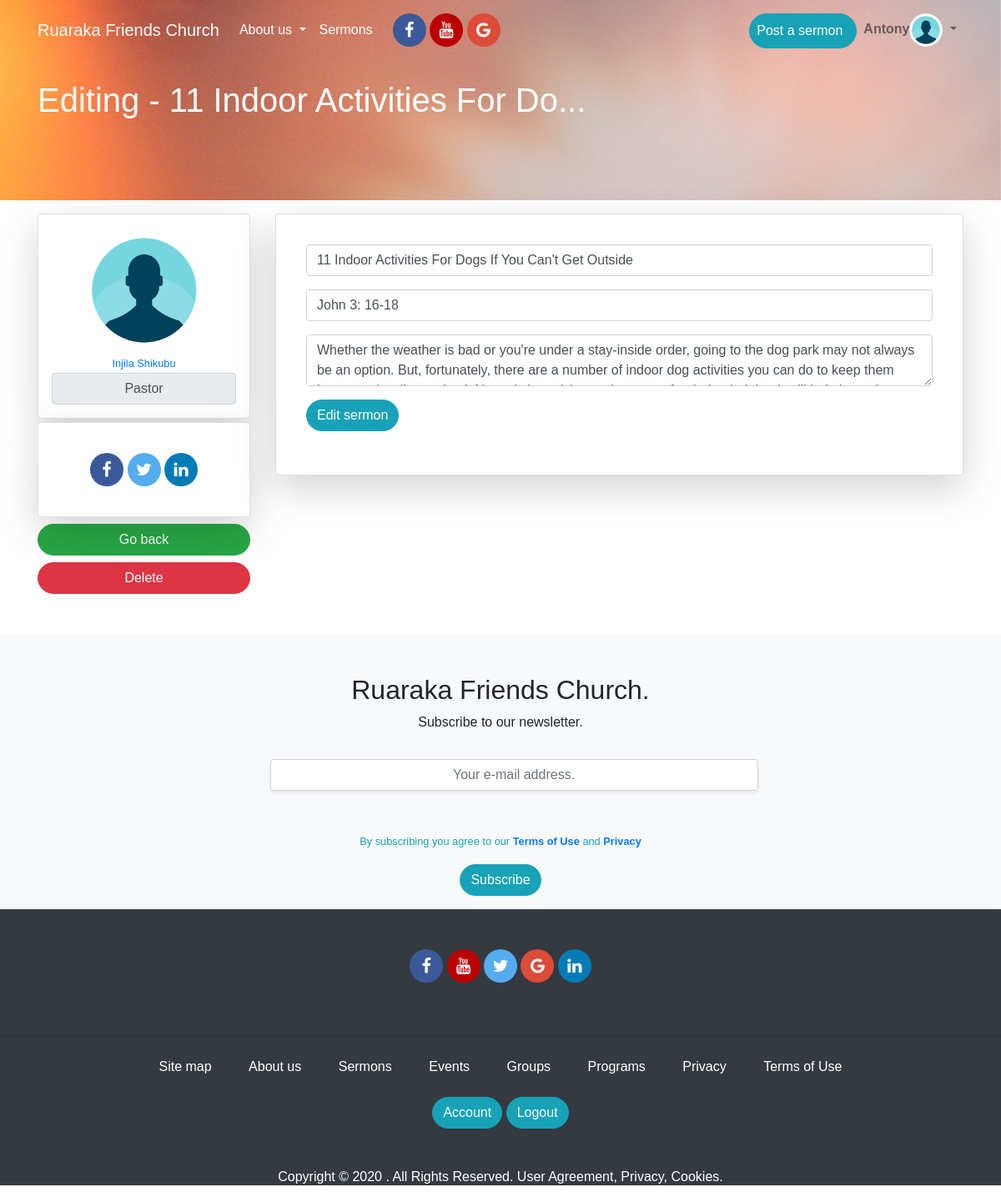
The app's page /sermon/edit/7 (signed in), older data.
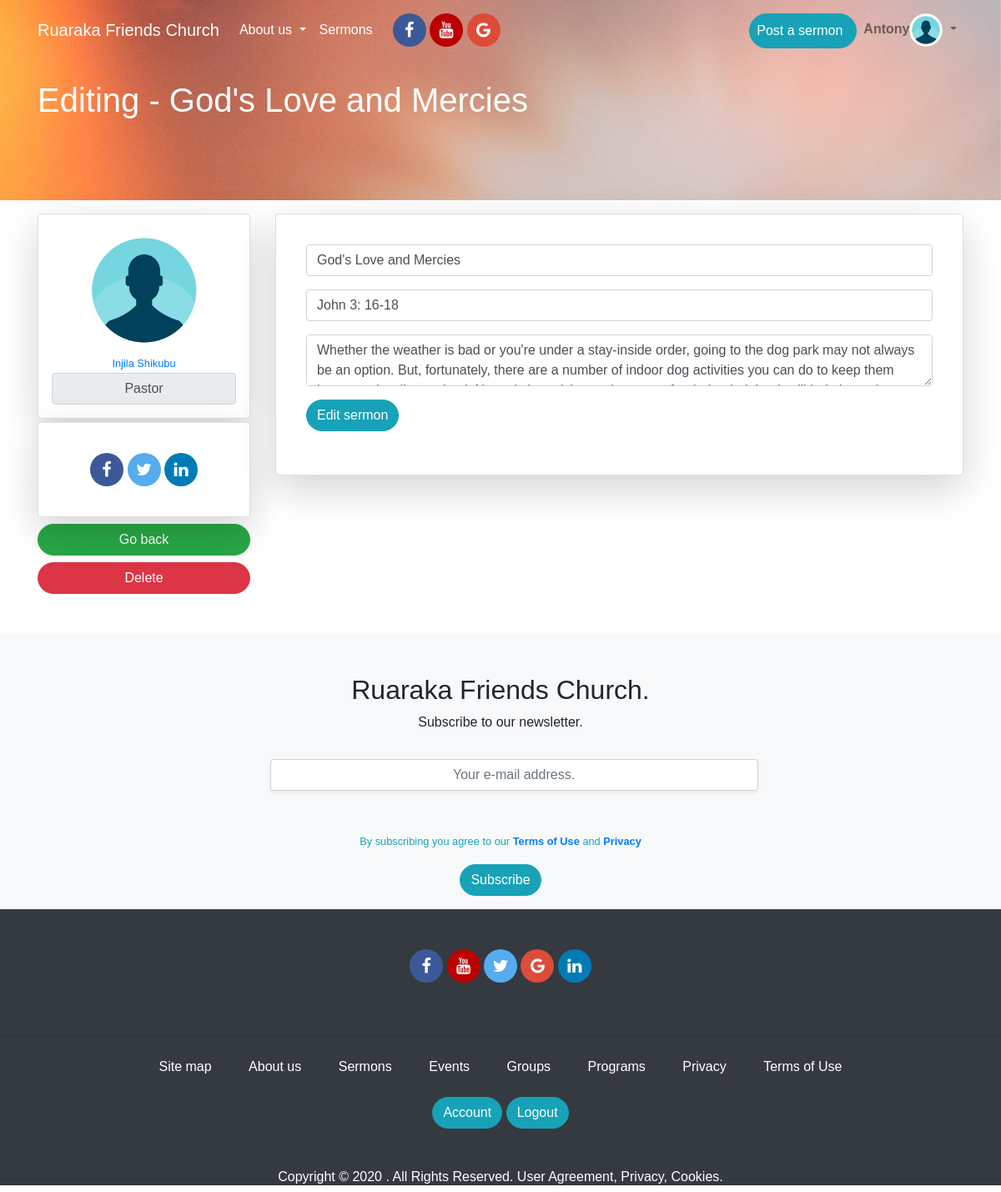
The same page, newer data.
### app/models.py (models this page shows, shortened)
class Sermon(db.Model):
	id = db.Column(db.Integer, primary_key=True)
	title = db.Column(db.String(124), index=True)
	text = db.Column(db.String(124), index=True)
	body = db.Column(db.String(500), index=True)
	created_at = db.Column(db.DateTime, index=True, default = datetime.utcnow)
	user_id = db.Column(db.Integer, db.ForeignKey('user.id'))

### app/routes.py (the view)
@app.route('/sermon/edit/<sermon_id>', methods=['GET', 'POST'])
@login_required
def sermon_edit(sermon_id):
	sermon = Sermon.query.get(sermon_id)
	if sermon.author.username != current_user.username:
		return redirect('index')
	form = SermonEditForm()
	if form.validate_on_submit():
		sermon.title = form.title.data
		sermon.text = form.text.data
		sermon.body = form.body.data
		db.session.commit()
		return redirect(url_for('sermon_edit',sermon_id=sermon.id ))
	elif request.method == 'GET':
		form.title.data = sermon.title
		form.text.data = sermon.text
		form.body.data = sermon.body
	title = "Edit ".format(sermon.title)
	sermons= Sermon.query.filter_by(author=sermon.author).all()
	return render_template('sermon_edit.html', title=title, sermon=sermon,sermons=sermons, form=form )

### app/forms.py
class SermonEditForm(FlaskForm):
	title = StringField('Title',validators=[DataRequired()])
	text = StringField('Bible verse',validators=[DataRequired()])
	body = TextAreaField('Content', validators=[DataRequired(), Length(min=0, max=500)])
	submit = SubmitField("Edit sermon")

### app/models.py (called while the page is built)
@login.user_loader
def load_user(id):
	return User.query.get(int(id))

### app/templates/sermon_edit.html (shortened to what this page needs)
{% extends 'base.html' %}
{% block content  %}
<section id="profile_section">
	<div id="section-profile-top">
		<div class="pt-5 container">
			<h1 class="mt-5">Editing - {{sermon.title | truncate(30, True)}}</h1>
		</div>
	</div>
	<div class="container mt-3 mb-5">
		<div class="row">
			<div class="col-xs-12 col-sm-12 col-md-3 col-lg-3 col-xl-3">
        <a href="{{url_for('profile', username=sermon.author.username)}}">
  				<div class="card shadow-lg p-3 mb-1 bg-white rounded text-center">
  					<img src="{{url_for('static', filename='imgs/profile_pic.png')}}" class="img-rounded mx-auto" style="height: 150px; width:150px">
  					<div class="card-body p-0">
  						<small>{{sermon.author.firstname}} {{sermon.author.lastname}}</small>
  						<input type="tex" disabled value="{{sermon.author.role}}" class="form-control" style="text-align: center">
  					</div>
  				</div>
        </a>
				<div class="card shadow-lg p-3 mb-2 bg-white rounded">
					<div class="card-body">
						<div id="social_media_links" class="text-center">
					        <a href="#" class="fa fa-facebook"></a>
					        <a href="#" class="fa fa-twitter"></a>
					        <a href="#" class="fa fa-linkedin"></a>
				      </div>
					</div>
				</div>
        <a href="{{url_for('sermon_details', sermon_id=sermon.id)}}" class="btn btn-success btn-block btn_custom">Go back</a>
        <a href="#" class="btn btn-danger btn-block btn_custom">Delete</a>
			</div>
			<div class="col-xs-12 col-sm-12 col-md-9 col-lg-9 col-xl-9">
				<div class="card shadow-lg p-3 mb-2 bg-white rounded">
					<div class="card-body">
						<form class="" action="{{url_for('sermon_edit', sermon_id=sermon.id)}}" method="post">
              <fieldset>
								<div class="form-group">
									{{form.title(class='form-control', placeholder='Title', type='text')}}
								</div>
								<div class="form-group">
									{{form.text(class='form-control', placeholder='Text (Bible verse)',type='text')}}
								</div>
								<div class="form-group">
									{{form.body(class='form-control', placeholder='text', type='password')}}
								</div>
								<div class="form-group">
									{{form.submit(class='btn btn-info btn-md btn_custom')}}
								</div>
							</fieldset>
            </form>
					</div>
				</div>
					</div>
				</div>
			</div>
</section>
{% endblock content  %}

Row changes from the older to the newer data that the page shows:
changed Sermon "John 3: 16-18": title "11 Indoor Activities For Do..." → "God's Love and Mercies"; title "11 Indoor Activities For Dogs If You Can't Get Outside" → "God's Love and Mercies"
